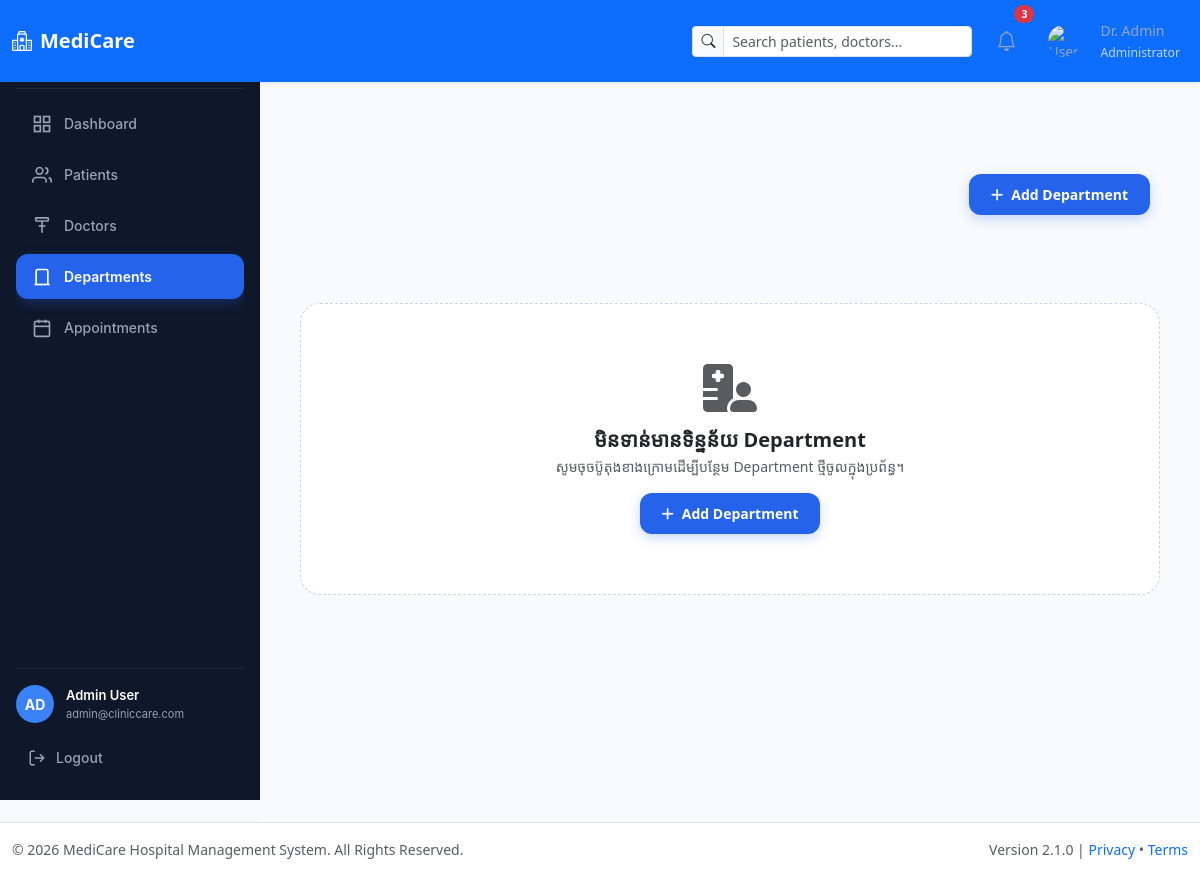
/modules/departments/index.php, run on an earlier commit of the app's database.
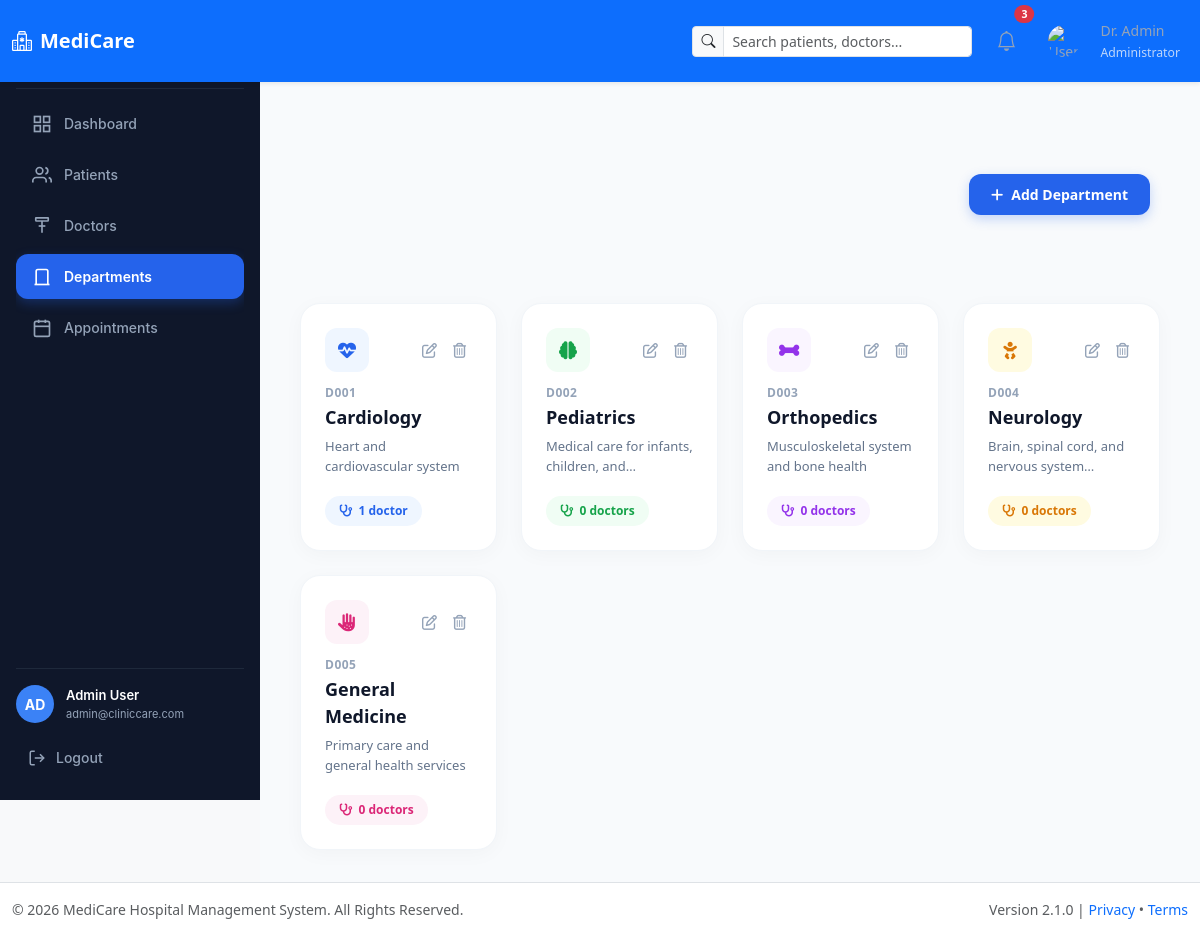
And on a later commit of the database.
### tables this page shows
CREATE TABLE departments (
    id INT AUTO_INCREMENT PRIMARY KEY,
    name VARCHAR(100) NOT NULL,
    description TEXT,
    created_at TIMESTAMP DEFAULT CURRENT_TIMESTAMP
);

### modules/departments/index.php (the view, shortened to what this page needs)
<?php
require_once '../../config/db.php';
try {
    $sql = "SELECT d.id, d.name, d.description, COUNT(doc.id) AS total_doctors
            FROM departments d
            LEFT JOIN doctors doc ON d.id = doc.department_id
            GROUP BY d.id, d.name, d.description
            ORDER BY d.id ASC";
    $stmt = $pdo->prepare($sql);
    $stmt->execute();
    $departments = $stmt->fetchAll(PDO::FETCH_ASSOC);
} catch (PDOException $e) {
    die("<h2 style='color:red;'>Database Query Error: " . $e->getMessage() . "</h2>");
}
if (file_exists('../../includes/header.php')) {
    include '../../includes/header.php';
}
include '../../includes/sidebar.php';
?>
<link rel="stylesheet" href="https://cdnjs.cloudflare.com/ajax/libs/font-awesome/6.4.0/css/all.min.css">
<link rel="stylesheet" href="https://cdn.jsdelivr.net/npm/bootstrap@5.3.0/dist/css/bootstrap.min.css">
<div class="main-wrapper">
  <div class="container-fluid p-0">
    <div class="page-header-custom">
      <a href="create.php" class="btn-add-dept">
        <i class="fa-solid fa-plus"></i> Add Department
      </a>
    </div>
    <div class="row g-4">
      <?php
      $themeStyles = [
        ['bg' => '#eff6ff', 'text' => '#2563eb', 'icon' => 'fa-heart-pulse'],
        ['bg' => '#f0fdf4', 'text' => '#16a34a', 'icon' => 'fa-brain'],
        ['bg' => '#faf5ff', 'text' => '#9333ea', 'icon' => 'fa-bone'],
        ['bg' => '#fffbe1', 'text' => '#d97706', 'icon' => 'fa-baby'],
        ['bg' => '#fdf2f8', 'text' => '#db2777', 'icon' => 'fa-hand-dots'],
        ['bg' => '#f0fdfa', 'text' => '#0d9488', 'icon' => 'fa-notes-medical'],
      ];
      if (!empty($departments)):
        foreach ($departments as $index => $dept):
          $theme = $themeStyles[$index % count($themeStyles)];
          $deptCode = "D" . str_pad($dept['id'], 3, "0", STR_PAD_LEFT);
      ?>
        <div class="col-12 col-md-6 col-lg-4 col-xl-3">
          <div class="dept-card">
            <div>
              <div class="d-flex justify-content-between align-items-center mb-2">
                <div class="dept-icon-box" style="background-color: <?= $theme['bg'] ?>; color: <?= $theme['text'] ?>;">
                  <i class="fa-solid <?= $theme['icon'] ?>"></i>
                </div>
                <div class="d-flex gap-1">
                  <a href="edit.php?id=<?= $dept['id'] ?>" class="action-btn" title="Edit">
                    <i class="fa-regular fa-pen-to-square"></i>
                  </a>
                  <a href="delete.php?id=<?= $dept['id'] ?>"
                     class="action-btn action-btn-delete"
                     onclick="return confirm('តើអ្នកប្រាកដថាចង់លុប Department «<?= htmlspecialchars($dept['name']) ?>» នេះមែនទេ?')"
                     title="Delete">
                    <i class="fa-regular fa-trash-can"></i>
                  </a>
                </div>
              </div>
              <div class="dept-code"><?= $deptCode ?></div>
              <div class="dept-title"><?= htmlspecialchars($dept['name']) ?></div>
              <div class="dept-desc">
                <?= htmlspecialchars($dept['description'] ?? 'No description available.') ?>
              </div>
            </div>
            <div>
              <span class="doctor-badge" style="background-color: <?= $theme['bg'] ?>; color: <?= $theme['text'] ?>;">
                <i class="fa-solid fa-stethoscope"></i>
                <?= $dept['total_doctors'] ?> <?= $dept['total_doctors'] == 1 ? 'doctor' : 'doctors' ?>
              </span>
            </div>
          </div>
        </div>
      <?php
        endforeach;
      else:
      ?>
        <div class="col-12">
          <div class="empty-state-box">
            <i class="fa-solid fa-hospital-user text-muted mb-3" style="font-size: 48px;"></i>
            <h5 class="fw-bold text-dark mb-1">មិនទាន់មានទិន្នន័យ Department</h5>
            <p class="text-muted small mb-3">សូមចុចប៊ូតុងខាងក្រោមដើម្បីបន្ថែម Department ថ្មីចូលក្នុងប្រព័ន្ធ។</p>
            <a href="create.php" class="btn-add-dept">
              <i class="fa-solid fa-plus"></i> Add Department
            </a>
          </div>
        </div>
      <?php endif; ?>
    </div>
  </div>
</div>
<?php
if (file_exists('../../includes/footer.php')) {
    include '../../includes/footer.php';
}
?>

### includes/header.php (shortened to what this page needs)
<!DOCTYPE html>
<html lang="en">
<head>
    <link href="https://cdn.jsdelivr.net/npm/bootstrap@5.3.3/dist/css/bootstrap.min.css" rel="stylesheet">
    <link href="https://cdn.jsdelivr.net/npm/bootstrap-icons@1.11.3/font/bootstrap-icons.min.css" rel="stylesheet">
    <link href="../assets/css/style.css" rel="stylesheet">
</head>
<body class="bg-light">
<nav class="navbar navbar-expand-lg navbar-dark bg-primary shadow-sm sticky-top">
    <div class="container-fluid">
        <a class="navbar-brand fw-bold d-flex align-items-center" href="../dashboard/index.php">
            <i class="bi bi-hospital me-2"></i>
            MediCare
        </a>
        <div class="collapse navbar-collapse" id="navbarNav">
            <ul class="navbar-nav ms-auto align-items-center">
                <li class="nav-item me-3">
                    <form class="d-flex">
                        <div class="input-group input-group-sm" style="width: 280px;">
                            <span class="input-group-text"><i class="bi bi-search"></i></span>
                            <input type="text" class="form-control" placeholder="Search patients, doctors...">
                        </div>
                    </form>
                </li>
                <li class="nav-item dropdown me-3">
                    <a class="nav-link position-relative" href="#" data-bs-toggle="dropdown">
                        <i class="bi bi-bell fs-5"></i>
                        <span class="position-absolute top-0 start-100 translate-middle badge rounded-pill bg-danger">3</span>
                    </a>
                </li>
                <li class="nav-item dropdown">
                    <a class="nav-link d-flex align-items-center" href="#" data-bs-toggle="dropdown">
                        <img src="../assets/images/avatar.jpg" alt="User" class="rounded-circle me-2" width="32" height="32">
                        <div>
                            <span class="fw-medium">Dr. Admin</span><br>
                            <small class="text-light opacity-75">Administrator</small>
                        </div>
                    </a>
                </li>
            </ul>
        </div>
    </div>
</nav>

### includes/sidebar.php (shortened to what this page needs)
<?php
$current_uri = $_SERVER['REQUEST_URI'];
$user_name = $_SESSION['username'] ?? 'Admin User';
$user_email = $_SESSION['email'] ?? 'admin@cliniccare.com';
$avatar_initials = strtoupper(substr($user_name, 0, 2));
$base_url = '/PHP+laravel/PHP/Team5-Clinic';
?>
<aside class="sidebar">
    <div class="sidebar-brand">
        <div class="brand-icon">
        </div>
        <div class="brand-details">
            <span class="brand-title">ClinicCare</span>
            <span class="brand-subtitle">Team 5 System</span>
        </div>
    </div>
    <ul class="nav-menu">
        <li class="nav-item <?= strpos($current_uri, 'dashboard') !== false ? 'active' : ''; ?>">
            <a href="<?= $base_url ?>/modules/dashboard/index.php">
                <svg fill="none" stroke="currentColor" stroke-width="2" viewBox="0 0 24 24"><rect x="3" y="3" width="7" height="7"></rect><rect x="14" y="3" width="7" height="7"></rect><rect x="14" y="14" width="7" height="7"></rect><rect x="3" y="14" width="7" height="7"></rect></svg>
                Dashboard
            </a>
        </li>
        <li class="nav-item <?= strpos($current_uri, 'patients') !== false ? 'active' : ''; ?>">
            <a href="<?= $base_url ?>/modules/patients/index.php">
                <svg fill="none" stroke="currentColor" stroke-width="2" viewBox="0 0 24 24"><path d="M17 21v-2a4 4 0 0 0-4-4H5a4 4 0 0 0-4 4v2"></path><circle cx="9" cy="7" r="4"></circle><path d="M23 21v-2a4 4 0 0 0-3-3.87"></path><path d="M16 3.13a4 4 0 0 1 0 7.75"></path></svg>
                Patients
            </a>
        </li>
        <li class="nav-item <?= strpos($current_uri, 'doctors') !== false ? 'active' : ''; ?>">
            <a href="<?= $base_url ?>/modules/doctors/index.php">
                <svg fill="none" stroke="currentColor" stroke-width="2" viewBox="0 0 24 24"><path d="M4.8 2.3A.3.3 0 0 0 4.5 2.6V5A1 1 0 0 0 5.5 6h13a1 1 0 0 0 1-1V2.6a.3.3 0 0 0-.3-.3H4.8z"></path><path d="M12 6v14"></path><path d="M8 12h8"></path></svg>
                Doctors
            </a>
        </li>
        <li class="nav-item <?= strpos($current_uri, 'departments') !== false ? 'active' : ''; ?>">
            <a href="<?= $base_url ?>/modules/departments/index.php">
                <svg fill="none" stroke="currentColor" stroke-width="2" viewBox="0 0 24 24"><path d="M3 21h18"></path><path d="M5 21V5a2 2 0 0 1 2-2h10a2 2 0 0 1 2 2v16"></path></svg>
                Departments
            </a>
        </li>
        <li class="nav-item <?= strpos($current_uri, 'appointments') !== false ? 'active' : ''; ?>">
            <a href="<?= $base_url ?>/modules/appointments/index.php">
                <svg fill="none" stroke="currentColor" stroke-width="2" viewBox="0 0 24 24"><rect x="3" y="4" width="18" height="18" rx="2" ry="2"></rect><line x1="16" y1="2" x2="16" y2="6"></line><line x1="8" y1="2" x2="8" y2="6"></line><line x1="3" y1="10" x2="21" y2="10"></line></svg>
                Appointments
            </a>
        </li>
    </ul>
    <div class="sidebar-footer">
        <div class="user-profile">
            <div class="avatar-circle"><?= htmlspecialchars($avatar_initials) ?></div>
            <div class="user-info">
                <span class="user-name"><?= htmlspecialchars($user_name) ?></span>
                <span class="user-email"><?= htmlspecialchars($user_email) ?></span>
            </div>
        </div>
        <a href="<?= $base_url ?>/auth/logout.php" class="logout-btn">
            <svg width="18" height="18" fill="none" stroke="currentColor" stroke-width="2" viewBox="0 0 24 24"><path d="M9 21H5a2 2 0 0 1-2-2V5a2 2 0 0 1 2-2h4"></path><polyline points="16 17 21 12 16 7"></polyline><line x1="21" y1="12" x2="9" y2="12"></line></svg>
            Logout
        </a>
    </div>
</aside>

### includes/footer.php (shortened to what this page needs)
<footer class="bg-white border-top py-3 mt-auto">
    <div class="container-fluid">
        <div class="row align-items-center">
            <div class="col-md-6 text-muted small">
                &copy; <?php echo date("Y"); ?> MediCare Hospital Management System. All Rights Reserved.
            </div>
            <div class="col-md-6 text-end small text-muted">
                Version 2.1.0 |
                <a href="#" class="text-decoration-none">Privacy</a> •
                <a href="#" class="text-decoration-none">Terms</a>
            </div>
        </div>
    </div>
</footer>
</body>
</html>

### assets/css/style.css (style rules this page uses)
:root { --primary: #1c6ea4; --primary-dark: #14507a; --primary-light: #eaf3fa; --text-dark: #1f2937; --text-muted: #6b7280; --border: #dbe3ea; --error-bg: #fdecea; --error-text: #b3261e; --error-border: #f5c6c3; --success-bg: #e6f4ea; --success-text: #1e7e34; --success-border: #b7dfc0; }
* { margin: 0; padding: 0; box-sizing: border-box; }
body { font-family: 'Segoe UI', Arial, sans-serif; min-height: 100vh; color: var(--text-dark); }
.badge { padding: 5px 10px; border-radius: 20px; color: #fff; font-size: 12px; font-weight: bold; }

### includes/sidebar.php (style rules this page uses)
:root { --sidebar-bg: #0f172a; --sidebar-text: #94a3b8; --sidebar-active-bg: #2563eb; --sidebar-active-text: #ffffff; --sidebar-hover-bg: #1e293b; }
.sidebar, .sidebar * { box-sizing: border-box; }
.sidebar { width: 260px; height: 100vh; background-color: var(--sidebar-bg); display: flex; flex-direction: column; position: fixed; left: 0; top: 0; z-index: 1000; padding: 24px 16px; font-family: 'Inter', system-ui, -apple-system, sans-serif; }
.sidebar-brand { display: flex; align-items: center; gap: 12px; padding-bottom: 24px; margin-bottom: 12px; border-bottom: 1px solid #1e293b; }
.brand-icon { width: 38px; height: 38px; background-color: #0284c7; border-radius: 10px; display: flex; align-items: center; justify-content: center; color: white; flex-shrink: 0; }
.brand-details { display: flex; flex-direction: column; }
.brand-title { color: #ffffff; font-size: 17px; font-weight: 700; line-height: 1.2; }
.brand-subtitle { color: var(--sidebar-text); font-size: 12px; margin-top: 2px; }
.nav-menu { list-style: none; display: flex; flex-direction: column; gap: 6px; flex: 1; overflow-y: auto; padding: 0; margin: 0; }
.nav-item a { display: flex; align-items: center; gap: 12px; padding: 12px 16px; color: var(--sidebar-text); text-decoration: none; border-radius: 12px; font-size: 14px; font-weight: 500; transition: all 0.2s ease; }
.nav-item.active a { background-color: var(--sidebar-active-bg); color: var(--sidebar-active-text); font-weight: 600; box-shadow: 0 4px 12px rgba(37, 99, 235, 0.3); }
.nav-item svg { width: 20px; height: 20px; flex-shrink: 0; }
.sidebar-footer { padding-top: 16px; border-top: 1px solid #1e293b; display: flex; flex-direction: column; gap: 16px; }
.user-profile { display: flex; align-items: center; gap: 12px; }
.avatar-circle { width: 38px; height: 38px; background-color: #3b82f6; color: white; border-radius: 50%; display: flex; align-items: center; justify-content: center; font-size: 14px; font-weight: 700; flex-shrink: 0; }
.user-info { display: flex; flex-direction: column; overflow: hidden; }
.user-name { color: #ffffff; font-size: 13px; font-weight: 600; white-space: nowrap; overflow: hidden; text-overflow: ellipsis; }
.user-email { color: var(--sidebar-text); font-size: 11px; white-space: nowrap; overflow: hidden; text-overflow: ellipsis; }
.logout-btn { display: flex; align-items: center; gap: 10px; color: var(--sidebar-text); text-decoration: none; font-size: 14px; font-weight: 500; padding: 8px 12px; border-radius: 8px; transition: all 0.2s; }

What changed in the data, as far as the page shows it:
added departments: id "D001", name "Cardiology", description "Heart and cardiovascular system", total_doctors "1"
added departments: id "D002", name "Pediatrics", description "Medical care for infants, children,…", total_doctors "0"
added departments: id "D003", name "Orthopedics", description "Musculoskeletal system and bone health", total_doctors "0"
added departments: id "D004", name "Neurology", description "Brain, spinal cord, and nervous…", total_doctors "0"
added departments: id "D005", name "General Medicine", description "Primary care and general health services", total_doctors "0"
Also different on the page:
text no longer shown: "មិនទាន់មានទិន្នន័យ Department សូមចុចប៊ូតុងខាងក្រោមដើម្បីបន្ថែម Department ថ្មីចូលក្នុងប្រព័ន្ធ។ Add Department"
